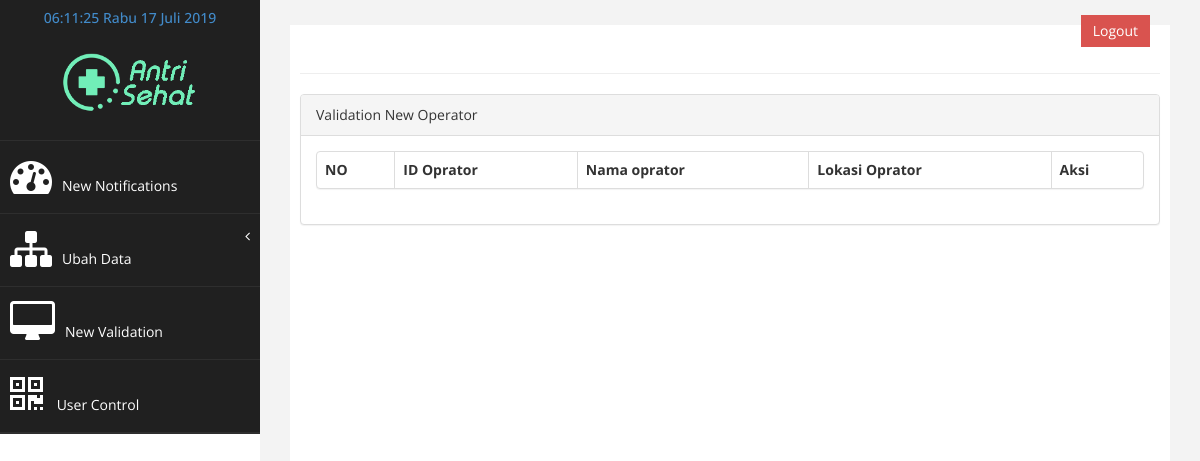
/Admin/validation_op.php, run on an earlier commit of the app's database.
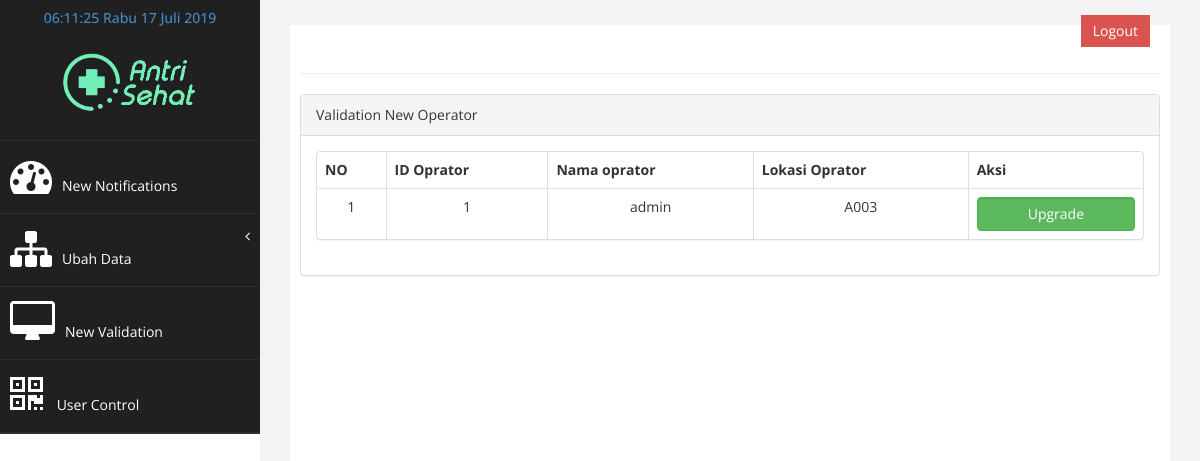
And on a later commit of the database.
### tables this page shows
CREATE TABLE `oprator` (
  `ID_op` varchar(16) NOT NULL,
  `username_op` varchar(30) NOT NULL,
  `password_op` varchar(30) NOT NULL,
  `tingkat_op` varchar(2) NOT NULL,
  `nama_op` varchar(30) NOT NULL,
  `no_op` varchar(14) NOT NULL,
  `jk_op` varchar(1) NOT NULL,
  `alamat_op` varchar(50) NOT NULL,
  `lokasi_op` varchar(50) NOT NULL,
  `status_op` varchar(1) NOT NULL
);

### Admin/Proses/validation_proses.php (the view, shortened to what this page needs)
<?php include '../koneksi.php'; ?>
<!DOCTYPE html>
           <?php
 $sql = " SELECT ID_op, username_op  , lokasi_op FROM oprator where  status_op ='2'  ";
        $hasil = $conn->query($sql);
        if(!$hasil) {
            if($conn->errno == 1062) {
                echo "<h1>ID Puskesmas sudah ada sudah digunakan</h1>";
            } else {
                echo "Maaf terjadi kesalahan ". $conn->error;
            }
        } else {
            ?><table class="table table-bordered table-hover text-center" >
        <thead align="center">
            <tr>
                <th>NO</th>
                <th >ID Oprator</th>
                <th>Nama oprator</th>
                <th>Lokasi Oprator</th>
                <th>Aksi</th>
            </tr>
        </thead>
        <tbody>
<?php
if ($hasil ->num_rows >=0){
        $no=1;
        while($row = $hasil->fetch_assoc()){
        ?>
            <td align='center'><?php echo $no ; ?></td>
            <td><?php echo $row["ID_op"] ; ?></td>
            <td align='center'><?php echo   $row["username_op"]; ?></td>
            <td align='center'><?php echo   $row["lokasi_op"]; ?></td>
            <td><form method='post' action='Proses/proses_valid.php'>
                    <input class="btn-success form-control" type='submit' name='hapus' value='Upgrade'>
                </form>
            </td></tr><?php
            $no++;
        }
    } ?>
     </table>
<?php
        }
?>

What changed in the data, as far as the page shows it:
now on this page (row edited): oprator: ID_op "1", username_op "admin", lokasi_op "A003"
